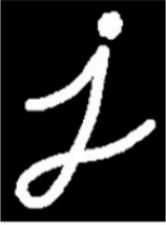
//> input picture Qt code/untitled58/build/Desktop_Qt_6_7_3-Debug/15.png, 166 x 225 px
$ ./main   (built with g++ and OpenCV 4)
//> lines starting //> are read from the running program, lines starting //| are printed output that depends on the picture
#include <opencv2/opencv.hpp>
#include <iostream>

using namespace cv; //opencv的命名空间
using namespace std;

//主函数
int main()
{
    //生成用于膨胀的原图像
    Mat src = (Mat_<uchar>(6, 6) << 0, 0, 0, 0, 255, 0,
               0, 255, 255, 255, 255, 255,
               0, 255, 255, 255, 255, 0,
               0, 255, 255, 255, 255, 0,
               0, 255, 255, 255, 255, 0,
               0, 0, 0, 0, 0, 0);
    Mat struct1, struct2;
    struct1 = getStructuringElement(0, Size(3, 3));//矩形结构元素
    struct2 = getStructuringElement(1, Size(3, 3));//十字型结构元素

    Mat dilateSrc; //存放膨胀后的图像
    dilate(src, dilateSrc, struct2);
    namedWindow("src", WINDOW_GUI_NORMAL);
    namedWindow("dilateSrc", WINDOW_GUI_NORMAL);
    imshow("src", src);
    imshow("dilateSrc", dilateSrc);

    cout << "文字膨胀验证" << endl;
    waitKey(0);//等待函数用于显示图像,按下键盘任意键后退出

    Mat LearnCV_black = imread("15.png");
//> LearnCV_black is the input picture: 225 rows x 166 cols, CV_8UC3; mean B, G, R 43, 43, 43

    Mat dilate_black1, dilate_black2;
    //黑背景图像腐蚀
    dilate(LearnCV_black, dilate_black1, struct1);
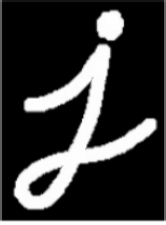
//> dilate_black1: 225 rows x 166 cols, CV_8UC3; mean B, G, R 53.2, 53.2, 53.2
    dilate(LearnCV_black, dilate_black2, struct2);
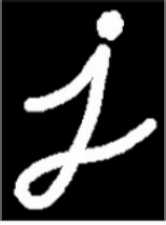
//> dilate_black2: 225 rows x 166 cols, CV_8UC3; mean B, G, R 50.8, 50.8, 50.8
    imshow("LearnCV_black", LearnCV_black);
    imshow("dilate_black1", dilate_black1);
    imshow("dilate_black2", dilate_black2);

    cout << "文字膨胀" << endl;
    waitKey(0);//等待函数用于显示图像,按下键盘任意键后退出

    return 0;

}

$ run again, with Qt code/untitled58/build/Desktop_Qt_6_7_3-Debug/14.png copied over Qt code/untitled58/build/Desktop_Qt_6_7_3-Debug/15.png
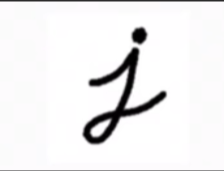
//> input picture Qt code/untitled58/build/Desktop_Qt_6_7_3-Debug/14.png, 224 x 171 px
//> LearnCV_black is the input picture: 171 rows x 224 cols, CV_8UC3; mean B, G, R 238.2, 237.3, 238.2
//> `dilate(LearnCV_black, dilate_black1, struct1);`:
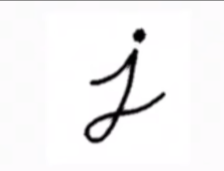
//> dilate_black1: 171 rows x 224 cols, CV_8UC3; mean B, G, R 244.6, 243.6, 244.6
//> `dilate(LearnCV_black, dilate_black2, struct2);`:
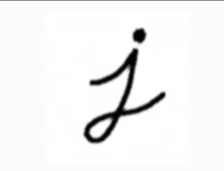
//> dilate_black2: 171 rows x 224 cols, CV_8UC3; mean B, G, R 243.3, 242.3, 243.2

$ run again, with Qt code/untitled58/build/Desktop_Qt_6_7_3-Debug/12.jpg saved as Qt code/untitled58/build/Desktop_Qt_6_7_3-Debug/15.png
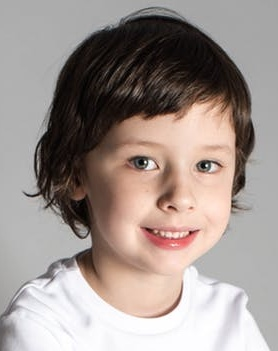
//> input picture Qt code/untitled58/build/Desktop_Qt_6_7_3-Debug/12.jpg, 278 x 351 px
//> LearnCV_black is the input picture: 351 rows x 278 cols, CV_8UC3; mean B, G, R 142.5, 147.5, 159.2
//> `dilate(LearnCV_black, dilate_black1, struct1);`:
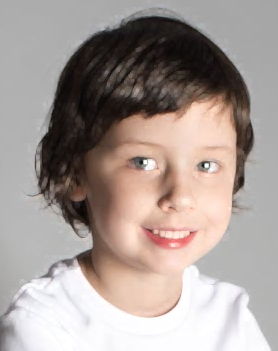
//> dilate_black1: 351 rows x 278 cols, CV_8UC3; mean B, G, R 150, 154.9, 166.6
